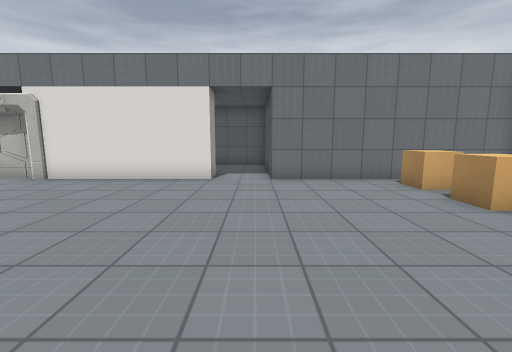
view 1 (above)

15 first-person views from a walk through a level from a Godot 3-D game. The camera is 1.3 m above the floor, tilts 8° down and sees 90° across. The floor is counted in squares, 1 m on a side. Each view is taken from the middle of a square. On the plan, view 1 faces up. The plan holds only what a view shows up to about 13 squares ahead; the rest is blank. Some surface patterns are stand-ins.

view 2
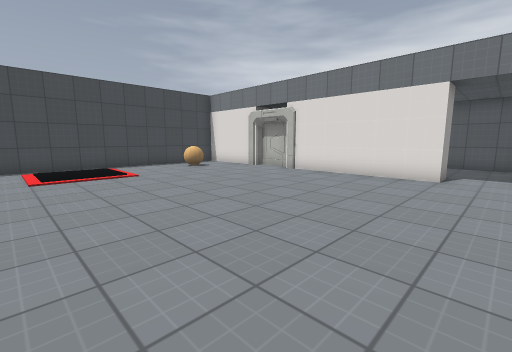

view 3
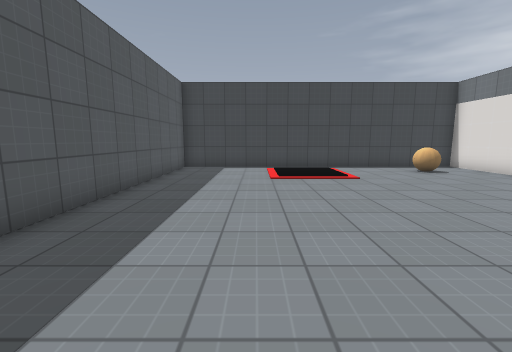

view 4
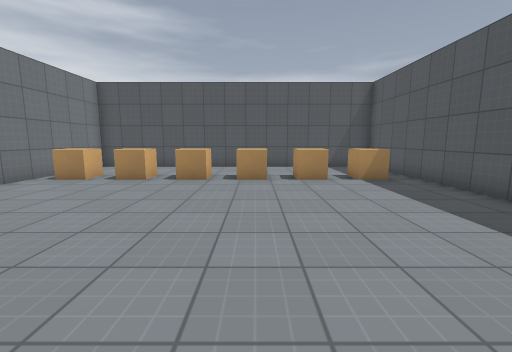

view 5
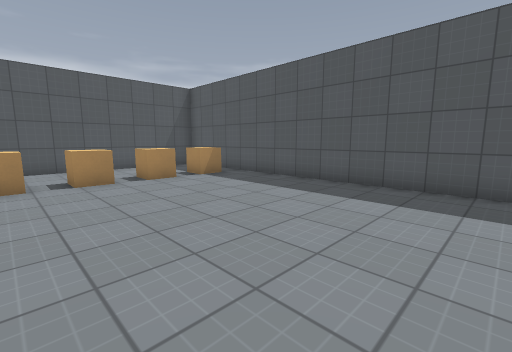

view 6
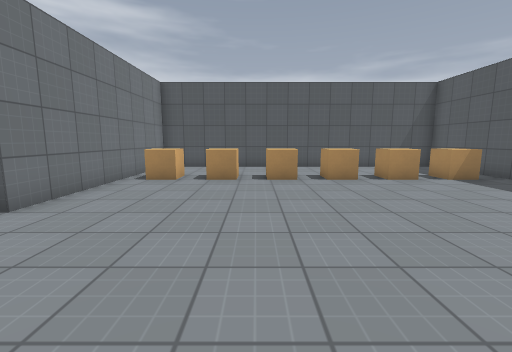

view 7
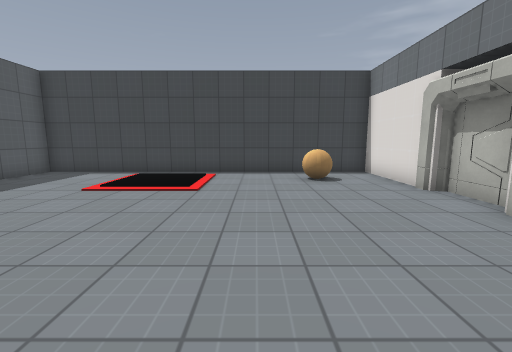

view 8
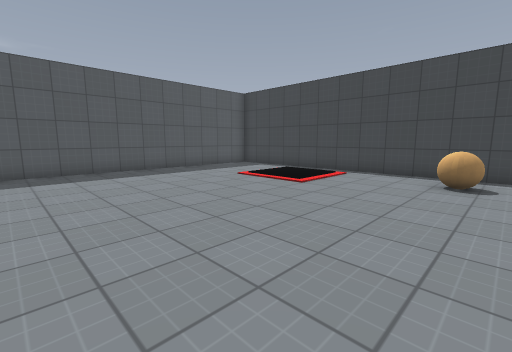

view 9
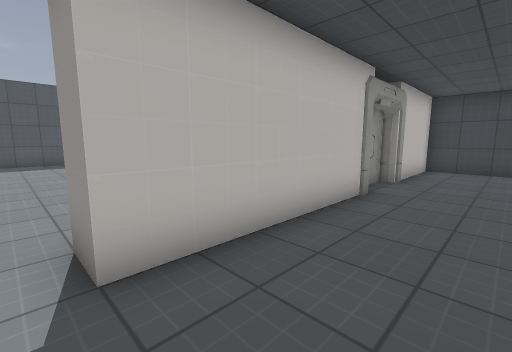

view 10
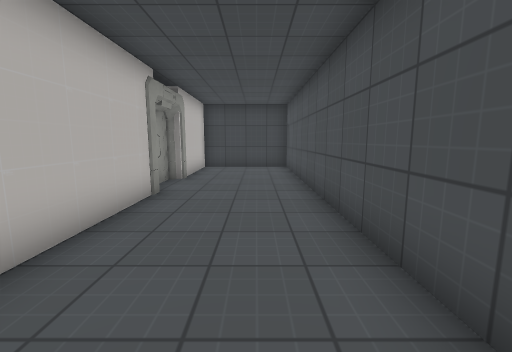

view 11
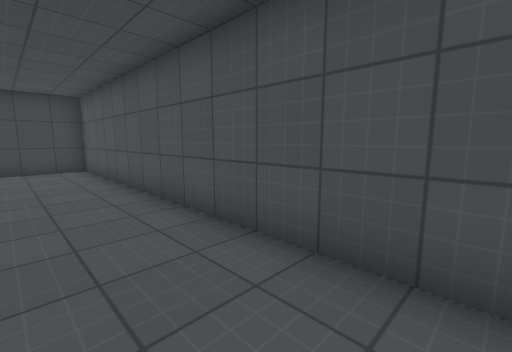

view 12
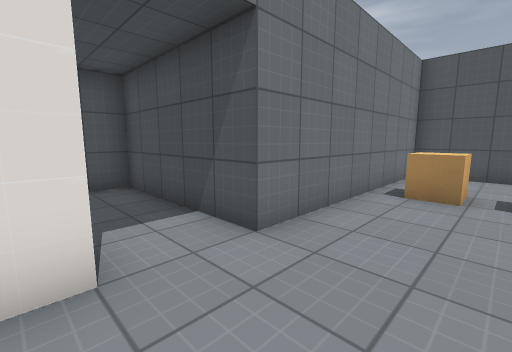

view 13
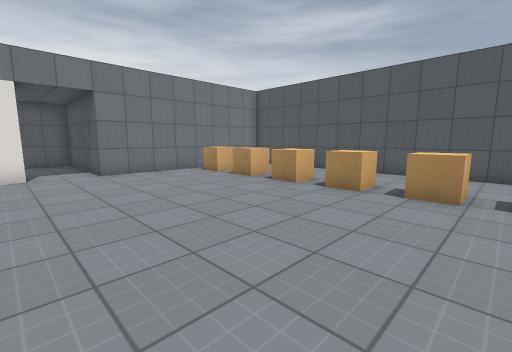

view 14
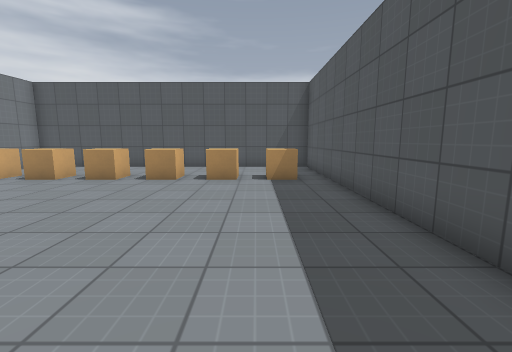

view 15
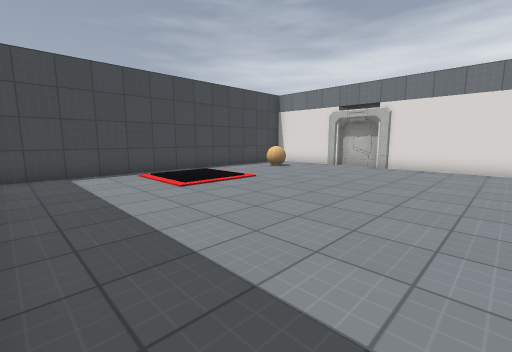

### Floor plan
Ten units are one square. View 1 is at (0, 0); x grows to the right and y downward. Boxes are objects, and circles mark ways between rooms. Rooms are numbered by the first view taken in them; rooms with no view inside come last. Other rooms are left out.
<svg viewBox="-140 -140 230 190">
<path fill="none" stroke="#000" d="M-15 -95 -15 -85 -75 -85M-76 -89 -94 -89M-93 -90 -96 -85 -135 -85 -135 45 85 45 85 -85 5 -85 5 -95M-74 -95 -15 -95M-95 -93 -93 -90M-94 -91 -85 -91M5 -95 5 -135 -135 -135 -135 -95 -96 -95"/>
<rect x="-125" y="-65" width="20" height="10" fill="#bbb"><title>ball</title></rect>
<rect x="45" y="25" width="10" height="10" fill="#bbb"><title>box</title></rect>
<rect x="45" y="5" width="10" height="10" fill="#bbb"><title>box</title></rect>
<rect x="45" y="-15" width="10" height="10" fill="#bbb"><title>box</title></rect>
<rect x="45" y="-35" width="10" height="10" fill="#bbb"><title>box</title></rect>
<rect x="45" y="-55" width="10" height="10" fill="#bbb"><title>box</title></rect>
<rect x="45" y="-75" width="10" height="10" fill="#bbb"><title>box</title></rect>
<circle cx="-5" cy="-90" r="3" fill="#2a7"/>
<text x="-20" y="-20">1</text>
<text x="-70" y="-120">2</text>
</svg>
Room 1 opens to room 2.

Where each view was taken, in squares from view 1:
view 1: 0 up, 0 right, facing up
view 2: 1 down, 0 right, facing up-left
view 3: 1 down, 1 left, facing left
view 4: 1 up, 4 left, facing right
view 5: 3 up, 4 left, facing down-right
view 6: 4 up, 4 left, facing right
view 7: 4 up, 3 left, facing left
view 8: 7 up, 3 left, facing down-left
view 9: 12 up, 1 left, facing down-left
view 10: 12 up, 1 left, facing left
view 11: 11 up, 1 left, facing up-left
view 12: 6 up, 2 left, facing up-right
view 13: 2 down, 2 left, facing up-right
view 14: 2 down, 4 left, facing right
view 15: 4 down, 3 left, facing up-left
